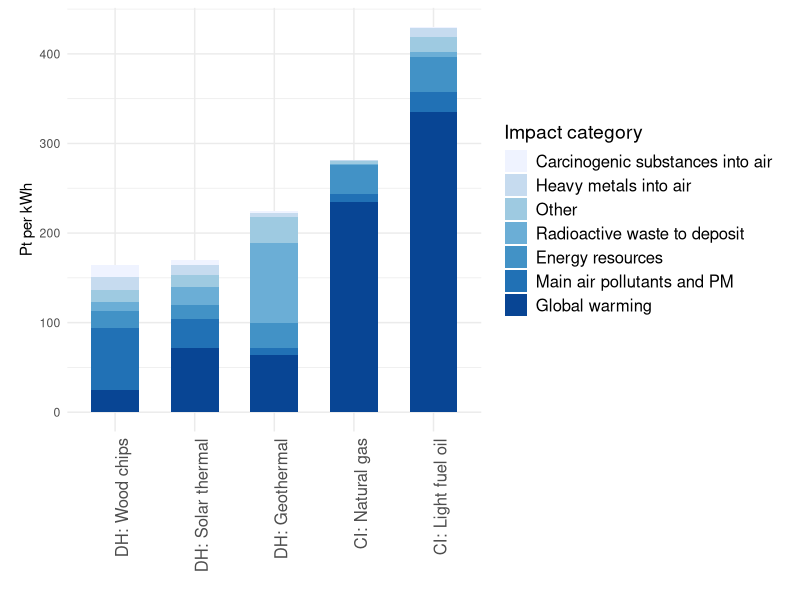
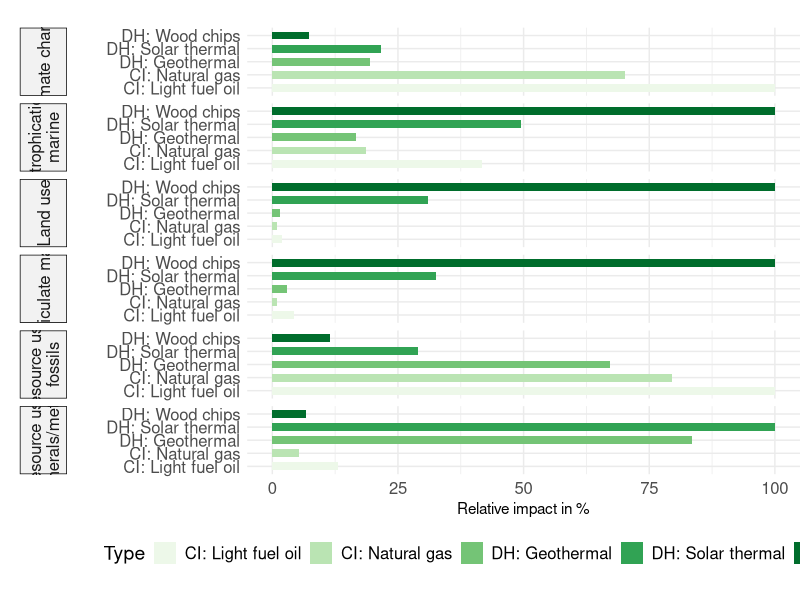
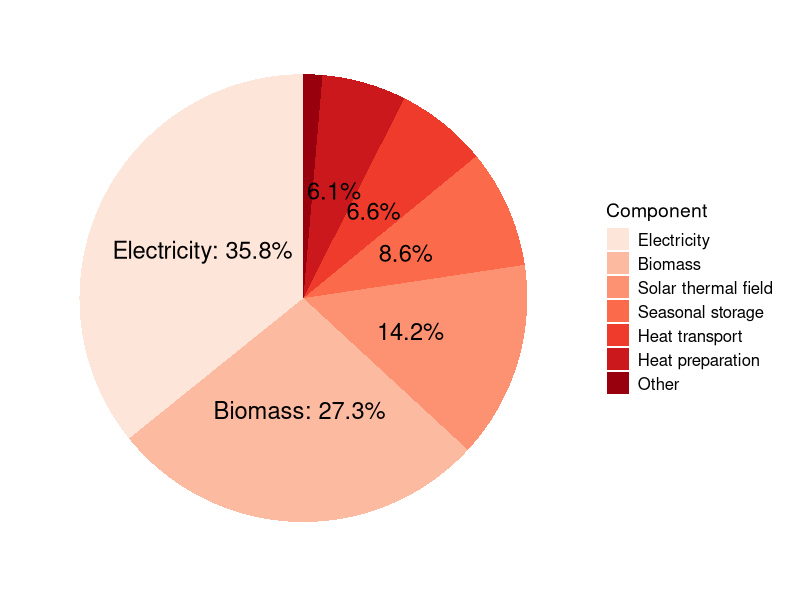
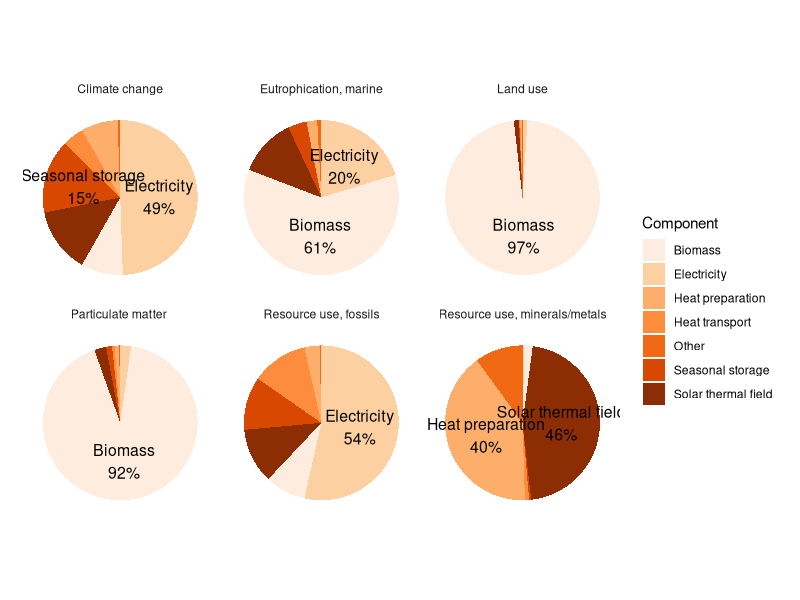
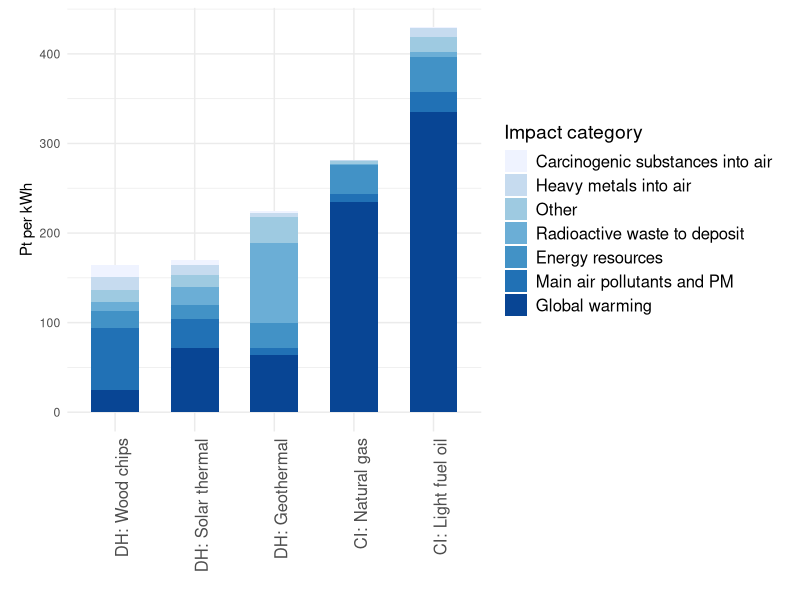
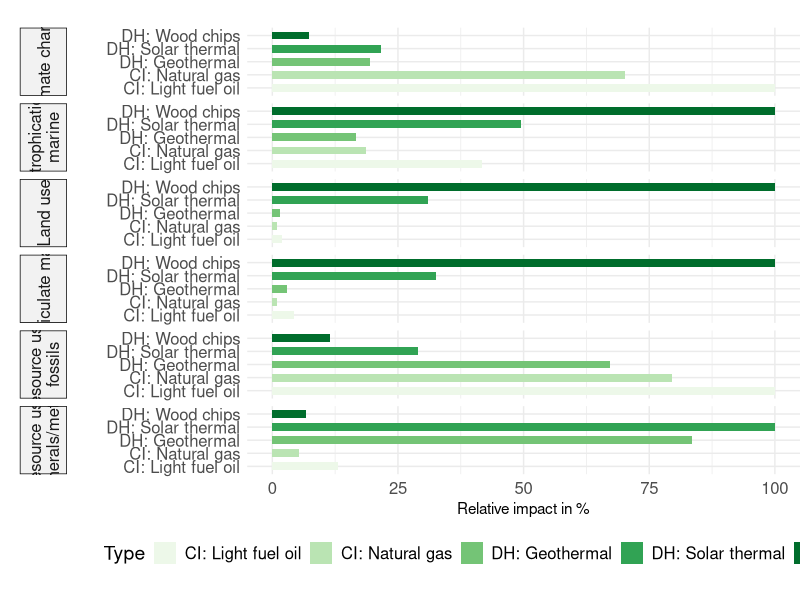
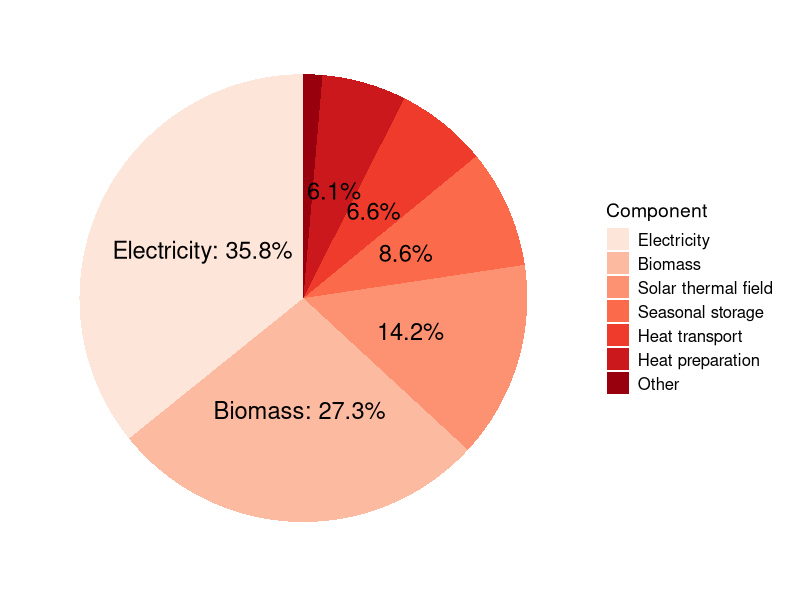
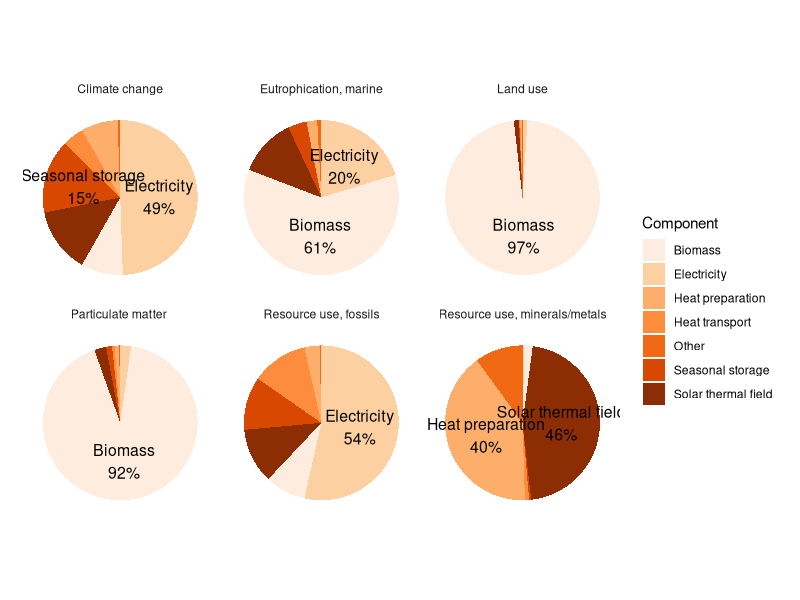

The R script that drew these images, in order:
## ---- chunk 1
library(readr)
library(tidyr)
library(ggplot2)
library(dplyr)
library(stringr)
library(RColorBrewer)
library(ggrepel)
## ---- chunk 2
#es <- read_delim("data/PWRG results solar - Sheet7 - edit.csv")[1:7, ]
es <- read_delim("data/PWRG results solar - ES single score.csv")[1:7, ]

long_es <- pivot_longer(es, cols = -c("Impact category"), names_to = "Type", values_to = "Value")

long_es <- long_es |>
  mutate(
    Type = ifelse(Type == "DH: Geothermal heat pump", "DH: Geothermal", Type),
  )

long_es_ordered <- long_es |>
  group_by(Type) |>
  summarise(total = sum(Value)) |>
  arrange(total) |>
  pull(Type)
long_es$Type <- factor(long_es$Type, levels = long_es_ordered)

ggplot(long_es, aes(x = Type, y = Value, fill = reorder(`Impact category`, Value))) +
  geom_bar(stat = "identity", width = 0.6) +  # Use 'identity' to plot actual values
  labs(x = "",
       y = "Pt per kWh",
       fill = "Impact category") +
  #scale_fill_viridis_d(option = "viridis") +
  scale_fill_brewer(palette = "Blues") +
  theme_minimal() +
  theme(
        legend.title = element_text(size = 14),  # Title of the legend
        legend.text = element_text(size = 12),    # Items in the legend
        plot.margin = unit(c(0.2, 0.5, 0.2, 0.5), "cm"),  # top, right, bottom, left
        axis.text.x = element_text(angle = 90, hjust = 1, size = 12)
        )
ggsave("img/pwrg_solar_es_single_score.png")
## ---- chunk 3
ef <- read_delim("data/PWRG results solar - EF damage assessment.csv")[1:15, ]

long_ef <- pivot_longer(ef, cols = -c("Damage category", "Unit"), names_to = "Type", values_to = "Value")

long_ef_normalized <- long_ef |>
  filter(`Damage category` %in% c("Climate change", "Particulate matter", "Eutrophication, marine", "Land use", "Resource use, minerals/metals", "Resource use, fossils")) |>  
  group_by(`Damage category`) |>
  mutate(
    pct = Value / max(Value) * 100,
    Type = ifelse(Type == "DH: Geothermal heat pump", "DH: Geothermal", Type),
    #`Damage category` = ifelse(`Damage category` == "Resource use, minerals/metals", "RU: minerals, metals", `Damage category`),
    #`Damage category` = ifelse(`Damage category` == "Resource use, fossils", "RU: fossils", `Damage category`),
  )
long_ef_normalized$`Damage category` <- str_wrap(long_ef_normalized$`Damage category`, width = 20)
ggplot(long_ef_normalized, aes(x = Type, y = pct, fill = Type)) +
  geom_col(width = 0.6) +
  facet_grid(rows = vars(`Damage category`), switch = "y") +
  labs(
    x = "",
    y = "Relative impact in %",
  ) +
  theme_minimal() +
  theme(
    strip.placement = "outside",
    strip.text.y.left = element_text(angle = 90, size = 12, hjust = 0.5, vjust = 0.5), 
    strip.switch.pad.grid = unit(1, "cm"),
    plot.margin = margin(20, 0, 20, 0),
    strip.background = element_rect(fill = "grey95", color = "black", linewidth = 0.5),
    axis.text.x = element_text(size = 12),
    axis.text.y = element_text(size = 12),
    legend.position = "bottom",
    legend.title = element_text(size = 14),  # Title of the legend
    legend.text = element_text(size = 12),    # Items in the legend
  ) +
  scale_fill_brewer(palette = "Greens") +
  coord_flip()
ggsave("img/pwrg_solar_ef_midpoints_faceted.png")
## ---- chunk 4
data <- read_delim("data/PWRG 1_ ES level 1 - Copy of Copy of level1.csv")

data$Component <- factor(data$Component, levels = data$Component[order(data$Value, decreasing = TRUE)])

data$percentage <- data$Value / sum(data$Value) * 100
data$label <- ifelse(data$percentage >= 15, 
                     paste0(data$Component, ": ", round(data$percentage, 1), "%"), 
                     data$label <- ifelse(data$percentage >= 5, 
                                          paste0(round(data$percentage, 1), "%"), 
                                          ""))

# Create the pie chart without the circle outline
ggplot(data, aes(x = "", y = Value, fill = Component)) +
  geom_bar(stat = "identity", width = 1) +
  coord_polar(theta = "y") +  # Converts bar chart to pie chart
  theme_minimal() +
  theme(axis.text.x = element_blank(),  # Hide x-axis labels
        axis.title.x = element_blank(),  # Hide x-axis title
        axis.text.y = element_blank(),  # Hide y-axis labels
        axis.title.y = element_blank(),  # Hide y-axis title
        axis.ticks = element_blank(),    # Remove axis ticks
        panel.grid = element_blank(),    # Remove grid lines
        panel.border = element_blank(),
        legend.title = element_text(size = 14),  # Title of the legend
        legend.text = element_text(size = 12),    # Items in the legend
        plot.margin = unit(c(0.2, 0.5, 0.2, 0.5), "cm")  # top, right, bottom, left
        ) +
  geom_text(aes(label = label), 
            position = position_stack(vjust = 0.5),
            hjust = 0.5,
            size = 6
            ) +
  scale_fill_brewer(palette = "Reds")
ggsave("img/pwrg_solar_network_pie.png")
## ---- chunk 5
ef_level1 <- read_delim("data/EF level 1.csv")[1:7, ]
long_ef_level1 <- pivot_longer(ef_level1, cols = -c("Component"), names_to = "Damage category", values_to = "Value")

df_ef <- long_ef_level1 |>
  group_by(`Damage category`) |>
  mutate(
    fraction = Value / sum(Value),
    ymax = cumsum(fraction),
    ymin = lag(ymax, default = 0),
    label_pos = (ymax + ymin) / 2,
    label = ifelse(fraction >= 0.15, paste0(Component, "\n", round(fraction * 100), "%"), "")
  )

ggplot(df_ef, aes(ymax = ymax, ymin = ymin, xmax = 4, xmin = 3, fill = Component)) +
  geom_rect() +
  geom_text(aes(x = 3.5, y = label_pos, label = label), size = 4) +
  coord_polar(theta = "y") +
  facet_wrap(~`Damage category`) +
  theme_minimal() +
  theme(axis.text.x = element_blank(),  # Hide x-axis labels
        axis.title.x = element_blank(),  # Hide x-axis title
        axis.text.y = element_blank(),  # Hide y-axis labels
        axis.title.y = element_blank(),  # Hide y-axis title        
        axis.ticks = element_blank(),    # Remove axis ticks
        plot.margin = unit(c(0.2, 0.5, 0.2, 0.5), "cm"),  # top, right, bottom, left
        panel.grid = element_blank(),    # Remove grid lines
        panel.border = element_blank())  + # Remove border
  scale_fill_brewer(palette = "Oranges")
ggsave("img/pwrg_solar_ef_network_pie_faceted.png")
